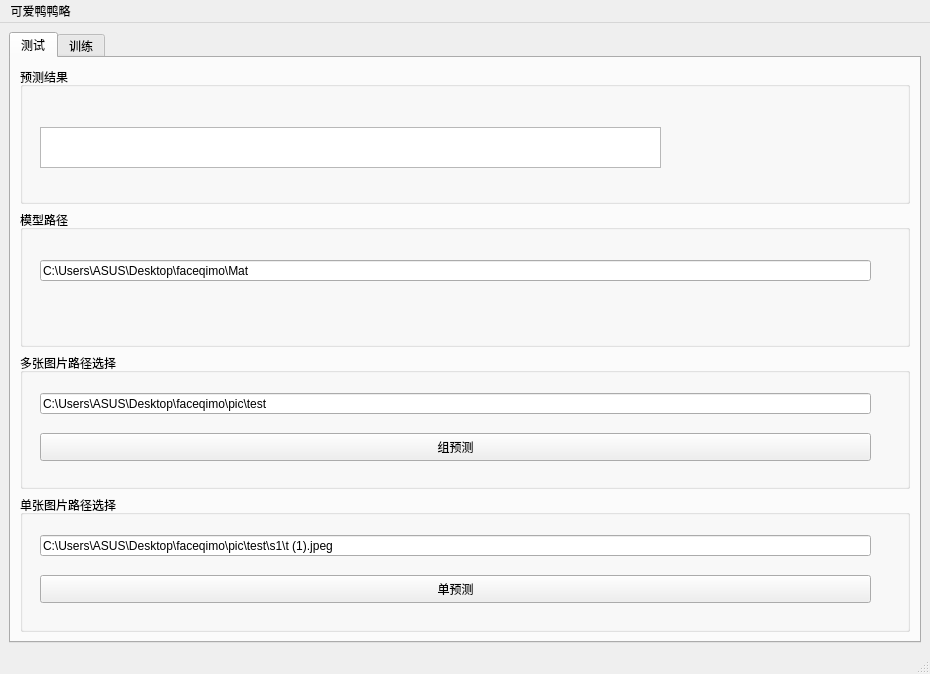
<?xml version="1.0" encoding="UTF-8"?>
<ui version="4.0">
 <class>MainWindow</class>
 <widget class="QMainWindow" name="MainWindow">
  <property name="geometry">
   <rect>
    <x>0</x>
    <y>0</y>
    <width>930</width>
    <height>674</height>
   </rect>
  </property>
  <property name="maximumSize">
   <size>
    <width>16777215</width>
    <height>16777215</height>
   </size>
  </property>
  <property name="windowTitle">
   <string>MainWindow</string>
  </property>
  <widget class="QWidget" name="centralwidget">
   <layout class="QHBoxLayout" name="horizontalLayout">
    <item>
     <widget class="QTabWidget" name="tabWidget">
      <property name="currentIndex">
       <number>0</number>
      </property>
      <widget class="QWidget" name="tab">
       <attribute name="title">
        <string>测试</string>
       </attribute>
       <layout class="QVBoxLayout" name="verticalLayout">
        <item>
         <widget class="QGroupBox" name="groupBox_5">
          <property name="title">
           <string>预测结果</string>
          </property>
          <widget class="QTextEdit" name="textEdit">
           <property name="geometry">
            <rect>
             <x>20</x>
             <y>60</y>
             <width>621</width>
             <height>41</height>
            </rect>
           </property>
          </widget>
         </widget>
        </item>
        <item>
         <widget class="QGroupBox" name="groupBox_4">
          <property name="maximumSize">
           <size>
            <width>16777215</width>
            <height>16777215</height>
           </size>
          </property>
          <property name="title">
           <string>模型路径</string>
          </property>
          <widget class="QLineEdit" name="lineEdit_4">
           <property name="geometry">
            <rect>
             <x>20</x>
             <y>50</y>
             <width>831</width>
             <height>21</height>
            </rect>
           </property>
           <property name="text">
            <string>C:\Users\ASUS\Desktop\faceqimo\Mat</string>
           </property>
          </widget>
         </widget>
        </item>
        <item>
         <widget class="QGroupBox" name="groupBox_3">
          <property name="maximumSize">
           <size>
            <width>1000</width>
            <height>150</height>
           </size>
          </property>
          <property name="title">
           <string>多张图片路径选择</string>
          </property>
          <widget class="QLineEdit" name="lineEdit_3">
           <property name="geometry">
            <rect>
             <x>20</x>
             <y>40</y>
             <width>831</width>
             <height>21</height>
            </rect>
           </property>
           <property name="text">
            <string>C:\Users\ASUS\Desktop\faceqimo\pic\test</string>
           </property>
          </widget>
          <widget class="QPushButton" name="pushButton_3">
           <property name="geometry">
            <rect>
             <x>20</x>
             <y>80</y>
             <width>831</width>
             <height>28</height>
            </rect>
           </property>
           <property name="text">
            <string>组预测</string>
           </property>
          </widget>
         </widget>
        </item>
        <item>
         <widget class="QGroupBox" name="groupBox_6">
          <property name="title">
           <string>单张图片路径选择</string>
          </property>
          <widget class="QLineEdit" name="lineEdit_5">
           <property name="geometry">
            <rect>
             <x>20</x>
             <y>40</y>
             <width>831</width>
             <height>21</height>
            </rect>
           </property>
           <property name="text">
            <string>C:\Users\ASUS\Desktop\faceqimo\pic\test\s1\t (1).jpeg</string>
           </property>
          </widget>
          <widget class="QPushButton" name="pushButton_4">
           <property name="geometry">
            <rect>
             <x>20</x>
             <y>80</y>
             <width>831</width>
             <height>28</height>
            </rect>
           </property>
           <property name="text">
            <string>单预测</string>
           </property>
          </widget>
         </widget>
        </item>
       </layout>
      </widget>
      <widget class="QWidget" name="tab_2">
       <attribute name="title">
        <string>训练</string>
       </attribute>
       <layout class="QVBoxLayout" name="verticalLayout_2">
        <item>
         <widget class="QGroupBox" name="groupBox_7">
          <property name="maximumSize">
           <size>
            <width>16777215</width>
            <height>100</height>
           </size>
          </property>
          <property name="title">
           <string>训练情况</string>
          </property>
          <widget class="QTextEdit" name="textEdit_2">
           <property name="geometry">
            <rect>
             <x>10</x>
             <y>30</y>
             <width>861</width>
             <height>51</height>
            </rect>
           </property>
          </widget>
         </widget>
        </item>
        <item>
         <widget class="QGroupBox" name="groupBox">
          <property name="title">
           <string>数据集路径</string>
          </property>
          <layout class="QGridLayout" name="gridLayout">
           <item row="1" column="0">
            <widget class="QLineEdit" name="lineEdit">
             <property name="text">
              <string>C:\Users\ASUS\Desktop\faceqimo\pic\train</string>
             </property>
            </widget>
           </item>
          </layout>
         </widget>
        </item>
        <item>
         <spacer name="verticalSpacer">
          <property name="orientation">
           <enum>Qt::Vertical</enum>
          </property>
          <property name="sizeType">
           <enum>QSizePolicy::Maximum</enum>
          </property>
          <property name="sizeHint" stdset="0">
           <size>
            <width>20</width>
            <height>20</height>
           </size>
          </property>
         </spacer>
        </item>
        <item>
         <widget class="QGroupBox" name="groupBox_2">
          <property name="title">
           <string>模型保存路径</string>
          </property>
          <layout class="QGridLayout" name="gridLayout_2">
           <item row="0" column="0">
            <widget class="QLineEdit" name="lineEdit_2">
             <property name="text">
              <string>C:\Users\ASUS\Desktop\faceqimo\Mat</string>
             </property>
            </widget>
           </item>
          </layout>
         </widget>
        </item>
        <item>
         <widget class="QPushButton" name="pushButton">
          <property name="text">
           <string>开始训练</string>
          </property>
         </widget>
        </item>
       </layout>
      </widget>
     </widget>
    </item>
   </layout>
  </widget>
  <widget class="QMenuBar" name="menubar">
   <property name="geometry">
    <rect>
     <x>0</x>
     <y>0</y>
     <width>930</width>
     <height>26</height>
    </rect>
   </property>
   <widget class="QMenu" name="menu">
    <property name="title">
     <string>可爱鸭鸭略</string>
    </property>
   </widget>
   <addaction name="menu"/>
  </widget>
  <widget class="QStatusBar" name="statusbar"/>
 </widget>
 <resources>
  <include location="ya.qrc"/>
 </resources>
 <connections/>
</ui>
